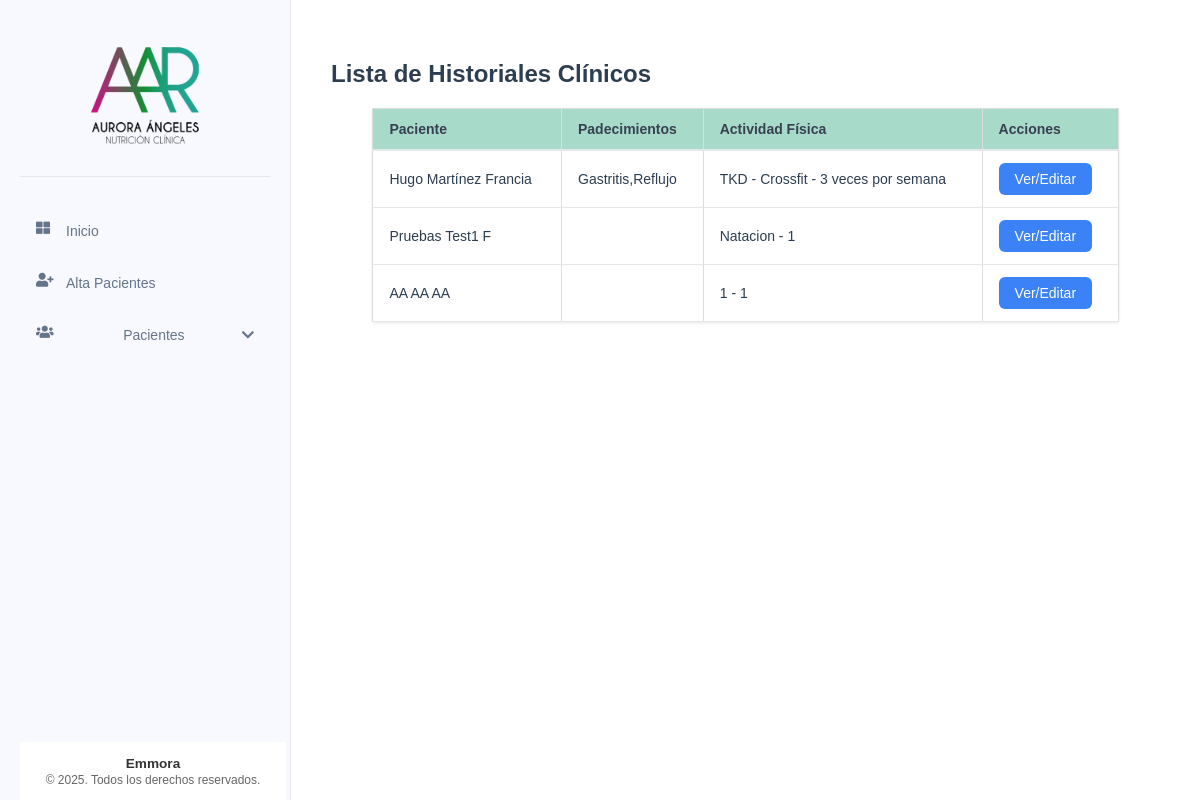
Screenshot of /historial-clinico/ with the database file from the repository.
### tables this page shows
CREATE TABLE historial_clinico (
    id INTEGER PRIMARY KEY AUTOINCREMENT,
    paciente_id INTEGER NOT NULL,
    cirugias TEXT,
    padecimientos TEXT,
    medicamentos TEXT,
    suplementos TEXT,
    enfermedades_previas TEXT,
    enfermedades_actuales TEXT,
    tipo_actividad_fisica TEXT,
    frecuencia_actividad_fisica TEXT,
    tiempo_actividad_fisica TEXT,
    numero_comidas_diarias INTEGER,
    alimentos_normales TEXT,
    alimentos_no_gustados TEXT,
    FOREIGN KEY (paciente_id) REFERENCES pacientes (id)
);

CREATE TABLE pacientes (
    id INTEGER PRIMARY KEY AUTOINCREMENT,
    nombre TEXT NOT NULL,
    apellido_paterno TEXT NOT NULL,
    apellido_materno TEXT NOT NULL,
    fecha_nacimiento DATE NOT NULL,
    telefono TEXT NOT NULL,
    correo TEXT UNIQUE NOT NULL,
    ciudad TEXT NOT NULL,
    fecha_registro TIMESTAMP DEFAULT CURRENT_TIMESTAMP,
    status TEXT NOT NULL DEFAULT 'activo' CHECK (status IN ('activo', 'inactivo'))
);

### app/controllers/historial_clinico.py (the view)
@historial_clinico.route('/')
def lista_historiales():
    historiales = HistorialClinico.obtener_todos()
    return render_template('historiales/lista_historiales.html', historiales=historiales)

### app/db.py (called while the page is built)
def get_db():
    if 'db' not in g:
        try:
            g.db = sqlite3.connect(
                'pacientes.db',
                detect_types=sqlite3.PARSE_DECLTYPES
            )
            g.db.row_factory = sqlite3.Row
        except sqlite3.Error as e:
            logger.error(f"Error crítico al conectar con la base de datos SQLite: {e}")
            raise e
    return g.db

def query_db(query, args=(), one=False):
    try:
        cur = get_db().execute(query, args)
        rv = cur.fetchall()
        cur.close()
        return (rv[0] if rv else None) if one else rv
    except sqlite3.Error as e:
        logger.error(f"Error al ejecutar query: {query}. Args: {args}. Detalle: {e}")
        raise e

### app/models/historial_clinico.py (called while the page is built)
    @staticmethod
    def obtener_todos():
        return query_db('''
            SELECT h.*, p.nombre, p.apellido_paterno, p.apellido_materno
            FROM historial_clinico h
            JOIN pacientes p ON h.paciente_id = p.id
        ''')

### app/templates/historiales/lista_historiales.html (shortened to what this page needs)
{% extends "base/base.html" %}
{% block content %}
<div class="valoracion-container">
    <h2>Lista de Historiales Clínicos</h2>
    <table class="table">
        <thead>
            <tr>
                <th class="table__header">Paciente</th>
                <th class="table__header">Padecimientos</th>
                <th class="table__header">Actividad Física</th>
                <th class="table__header">Acciones</th>
            </tr>
        </thead>
        <tbody>
            {% for historial in historiales %}
            <tr>
                <td class="table__cell">{{ historial['nombre'] }} {{ historial['apellido_paterno'] }} {{ historial['apellido_materno'] }}</td>
                <td class="table__cell">{{ historial['padecimientos'] }}</td>
                <td class="table__cell">{{ historial['tipo_actividad_fisica'] }} - {{ historial['frecuencia_actividad_fisica'] }}</td>
                <td class="table__cell">
                    <a href="{{ url_for('historial_clinico.ver_crear_historial', paciente_id=historial['paciente_id']) }}" class="action-button">Ver/Editar</a>
                </td>
            </tr>
            {% endfor %}
        </tbody>
    </table>
</div>
{% endblock %}

### app/templates/base/base.html (shortened to what this page needs)
<!DOCTYPE html>
<html lang="es">
<head>
    <link rel="stylesheet" href="{{ url_for('static', filename='css/components/base.css') }}">
    <link rel="stylesheet" href="{{ url_for('static', filename='css/components/_forms.css') }}">
    <link rel="stylesheet" href="{{ url_for('static', filename='css/components/_tables.css') }}">
    <link rel="stylesheet" href="{{ url_for('static', filename='css/components/_buttons.css') }}">
    <link rel="stylesheet" href="{{ url_for('static', filename='css/components/_cards.css') }}">
    <link rel="stylesheet" href="{{ url_for('static', filename='css/components/_tabs.css') }}">
    <link rel="stylesheet" href="{{ url_for('static', filename='css/components/_modal.css') }}">
    <link rel="stylesheet" href="{{ url_for('static', filename='css/components/_sidebar.css') }}">
    <link rel="stylesheet" href="{{ url_for('static', filename='css/style.css') }}">
    <link href="https://cdnjs.cloudflare.com/ajax/libs/font-awesome/5.15.3/css/all.min.css" rel="stylesheet">
</head>
<body>
    <div class="container" x-data="{ menuOpen: false }">
        <nav class="sidebar">
            <div class="sidebar__header">
                <img src="{{ url_for('static', filename='img/logos/logo.png') }}"
                        alt="Sistema de Pacientes"
                        class="sidebar__logo"
                        onerror="this.onerror=null; this.src='{{ url_for('static', filename='img/logos/default-logo.png') }}'">
            </div>
            <ul class="sidebar__list">
                <li class="sidebar__item">
                    <a href="{{ url_for('main.index') }}" class="sidebar__link">
                        <i class="fas fa-th-large sidebar__icon"></i> Inicio
                    </a>
                </li>
                <li class="sidebar__item">
                    <a href="{{ url_for('pacientes.nuevo_paciente') }}" class="sidebar__link">
                        <i class="fas fa-user-plus sidebar__icon"></i> Alta Pacientes
                    </a>
                </li>
                <li class="sidebar__item" x-data="{ open: false }">
                    <a @click="open = !open" class="sidebar__link sidebar__dropdown">
                        <i class="fas fa-users sidebar__icon"></i> Pacientes
                        <i class="fas fa-chevron-down sidebar__icon-arrow"
                           :class="{ 'rotate-180': open }"></i>
                    </a>
                </li>
            </ul>
            <div class="sidebar-footer">
                <div class="footer-content">
                    <p>Emmora</p>
                    <p>&copy; 2025. Todos los derechos reservados.</p>
                </div>
            </div>
        </nav>
        <main class="content">
            {% block content %}{% endblock %}
        </main>
    </div>
</body>
</html>

### app/static/css/components/base.css (style rules this page uses)
.sidebar__header { padding: 1rem; text-align: center; border-bottom: 1px solid rgba(255, 255, 255, 0.1); min-height: 80px; display: flex; align-items: center; justify-content: center; }
.sidebar__logo { max-width: 150px; height: auto; display: block; margin: 0 auto; }

### app/static/css/components/_tables.css (style rules this page uses)
.table { width: 100%; border-collapse: collapse; margin-bottom: 1rem; }
.table__header { background-color: #f8f9fa; padding: 12px; text-align: left; border-bottom: 2px solid #dee2e6; }
.table__cell { padding: 12px; border-bottom: 1px solid #dee2e6; }

### app/static/css/components/_buttons.css (style rules this page uses)
.action-button { display: inline-flex; align-items: center; gap: 0.5rem; padding: 8px 16px; background-color: #3498db; color: white; border: none; border-radius: 4px; text-decoration: none; cursor: pointer; transition: background-color 0.3s; }

### app/static/css/components/_sidebar.css (style rules this page uses)
.sidebar-footer { position: fixed; bottom: 0; width: 250px; padding: 0.5rem; border-top: 1px solid rgba(255, 255, 255, 0.1); background-color: #fff; z-index: 100; }
.footer-content { text-align: center; color: #666; font-size: 0.75rem; padding: 5px 0; }
.footer-content p { margin: 0; line-height: 1.2; }
.footer-content p:first-child { font-weight: 600; font-size: 0.85rem; color: #333; }
.sidebar__list { margin-bottom: 60px; }

### app/static/css/style.css (style rules this page uses)
body { font-family: Arial, sans-serif; margin: 0; padding: 0; color: #2c3e50; }
.container { display: flex; min-height: 100vh; }
.sidebar { width: 250px; background-color: #f8f9fe; padding: 20px; transition: all 0.3s ease; border-right: 1px solid #e5e7eb; }
.sidebar__list { list-style-type: none; padding: 0; margin-top: 2rem; }
.sidebar__item { margin-bottom: 0.5rem; }
.sidebar__link { text-decoration: none; color: #64748b; display: flex; align-items: center; padding: 0.75rem 1rem; border-radius: 0.5rem; transition: all 0.3s ease; font-size: 0.875rem; }
.sidebar__icon { margin-right: 10px; width: 20px; height: 20px; display: flex; align-items: center; justify-content: center; }
.sidebar__header { padding: 1rem; text-align: center; border-bottom: 1px solid #e5e7eb; margin-bottom: 1.5rem; }
.sidebar__logo { max-width: 150px; height: auto; display: block; margin: 0 auto; }
.content { flex: 1; padding: 20px; background-color: #fff; }
.table { width: 100%; border-collapse: collapse; margin: 20px 0; font-size: 16px; text-align: left; }
.table__header, .table__cell { border: 1px solid #ddd; padding: 8px; text-align: left; }
.table__header { background-color: #f2f2f2; }
.table { max-width: 90%; background-color: white; margin: 0 auto; box-shadow: 0 1px 3px rgba(0, 0, 0, 0.1); border-radius: 4px; }
.table__header { padding: 12px 16px; text-align: left; font-weight: 600; font-size: 0.875rem; color: #374151; background-color: #119b6e5e; border-bottom: 2px solid #e5e7eb; }
.table__cell { padding: 12px 16px; font-size: 0.875rem; border-bottom: 1px solid #e5e7eb; }
.action-button { display: inline-flex; align-items: center; padding: 0.5rem 1rem; font-size: 0.875rem; font-weight: 500; border-radius: 0.375rem; background-color: #3b82f6; color: white; text-decoration: none; transition: background-color 0.2s; }
.valoracion-container { max-width: 1200px; margin: 0 auto; padding: 20px; background-color: #fff; }
.action-button { display: inline-flex; align-items: center; gap: 0.5rem; padding: 0.5rem 1rem; background-color: #3b82f6; color: white; border-radius: 0.375rem; text-decoration: none; font-size: 0.875rem; font-weight: 500; transition: background-color 0.2s; }
.sidebar__dropdown { cursor: pointer; display: flex; justify-content: space-between; align-items: center; }
.sidebar__icon-arrow { transition: transform 0.3s ease; }

### rows the page displays
historial_clinico: nombre "Hugo", apellido_paterno "Martínez", apellido_materno "Francia", padecimientos "Gastritis,Reflujo", tipo_actividad_fisica "TKD - Crossfit", frecuencia_actividad_fisica "3 veces por semana"
historial_clinico: nombre "Pruebas", apellido_paterno "Test1", apellido_materno "F", tipo_actividad_fisica "Natacion", frecuencia_actividad_fisica "1"
historial_clinico: nombre "AA", apellido_paterno "AA", apellido_materno "AA", tipo_actividad_fisica "1", frecuencia_actividad_fisica "1"
